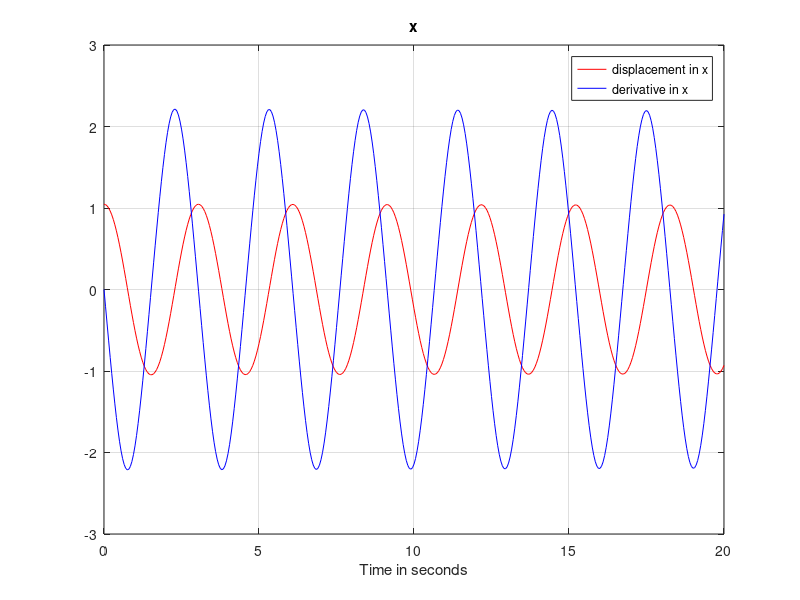

The MATLAB source for this figure:
clc;
clear;
clear;
t = 0.05;
n = 20;
tp = 0:t:n;
x_0 = [pi/3,0];

func = @(t,x)[x(2,1);-(9.8/2)*sin(x(1,1))];
[time,y] = ode45(func,tp,x_0);


plot(time,y(:,1),'r')

title('x')
grid 
hold on 
plot(time,y(:,2),'b')
xlabel('Time in seconds'); 
legend({'displacement in x','derivative in x'});